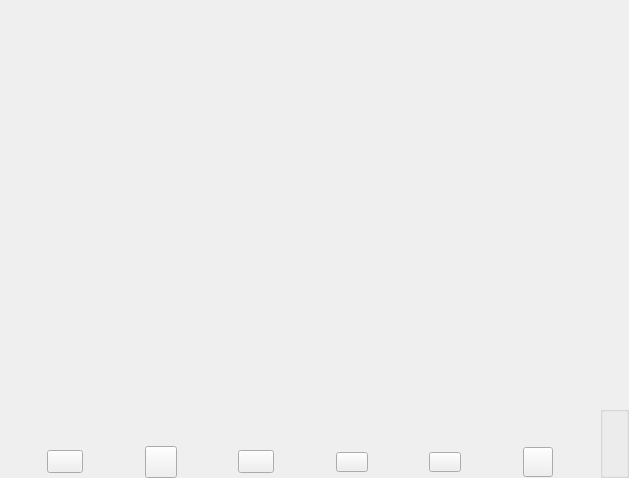
<?xml version="1.0" encoding="UTF-8"?>
<ui version="4.0">
 <class>CallGui</class>
 <widget class="QWidget" name="CallGui">
  <property name="geometry">
   <rect>
    <x>0</x>
    <y>0</y>
    <width>629</width>
    <height>478</height>
   </rect>
  </property>
  <property name="windowTitle">
   <string>MainWindow</string>
  </property>
  <property name="locale">
   <locale language="English" country="UnitedStates"/>
  </property>
  <layout class="QHBoxLayout" name="horizontalLayout">
   <property name="spacing">
    <number>0</number>
   </property>
   <property name="leftMargin">
    <number>0</number>
   </property>
   <property name="topMargin">
    <number>0</number>
   </property>
   <property name="rightMargin">
    <number>0</number>
   </property>
   <property name="bottomMargin">
    <number>0</number>
   </property>
   <item>
    <widget class="VideoRendererQt" name="videoRenderer" native="true">
     <property name="sizePolicy">
      <sizepolicy hsizetype="Expanding" vsizetype="Expanding">
       <horstretch>0</horstretch>
       <verstretch>0</verstretch>
      </sizepolicy>
     </property>
     <property name="minimumSize">
      <size>
       <width>320</width>
       <height>240</height>
      </size>
     </property>
     <property name="baseSize">
      <size>
       <width>0</width>
       <height>0</height>
      </size>
     </property>
     <property name="layoutDirection">
      <enum>Qt::LeftToRight</enum>
     </property>
     <layout class="QVBoxLayout" name="verticalLayout" stretch="1,0">
      <property name="spacing">
       <number>0</number>
      </property>
      <property name="leftMargin">
       <number>0</number>
      </property>
      <property name="topMargin">
       <number>0</number>
      </property>
      <property name="rightMargin">
       <number>0</number>
      </property>
      <property name="bottomMargin">
       <number>0</number>
      </property>
      <item>
       <spacer name="verticalSpacer">
        <property name="orientation">
         <enum>Qt::Vertical</enum>
        </property>
        <property name="sizeHint" stdset="0">
         <size>
          <width>20</width>
          <height>40</height>
         </size>
        </property>
       </spacer>
      </item>
      <item>
       <widget class="QWidget" name="bottomPanel" native="true">
        <property name="sizePolicy">
         <sizepolicy hsizetype="Expanding" vsizetype="Expanding">
          <horstretch>0</horstretch>
          <verstretch>0</verstretch>
         </sizepolicy>
        </property>
        <layout class="QHBoxLayout" name="horizontalLayout_4" stretch="1,0">
         <property name="spacing">
          <number>0</number>
         </property>
         <property name="leftMargin">
          <number>0</number>
         </property>
         <property name="topMargin">
          <number>0</number>
         </property>
         <property name="rightMargin">
          <number>0</number>
         </property>
         <property name="bottomMargin">
          <number>0</number>
         </property>
         <item>
          <layout class="QVBoxLayout" name="verticalLayout_3" stretch="1,0">
           <property name="spacing">
            <number>0</number>
           </property>
           <item>
            <spacer name="verticalSpacer_2">
             <property name="orientation">
              <enum>Qt::Vertical</enum>
             </property>
             <property name="sizeType">
              <enum>QSizePolicy::Ignored</enum>
             </property>
             <property name="sizeHint" stdset="0">
              <size>
               <width>20</width>
               <height>40</height>
              </size>
             </property>
            </spacer>
           </item>
           <item>
            <layout class="QHBoxLayout" name="buttonsLayout">
             <property name="spacing">
              <number>20</number>
             </property>
             <property name="sizeConstraint">
              <enum>QLayout::SetDefaultConstraint</enum>
             </property>
             <property name="leftMargin">
              <number>6</number>
             </property>
             <property name="rightMargin">
              <number>6</number>
             </property>
             <item>
              <spacer name="horizontalSpacer_5">
               <property name="orientation">
                <enum>Qt::Horizontal</enum>
               </property>
               <property name="sizeHint" stdset="0">
                <size>
                 <width>40</width>
                 <height>20</height>
                </size>
               </property>
              </spacer>
             </item>
             <item>
              <widget class="QToolButton" name="mShowChatBtn">
               <property name="minimumSize">
                <size>
                 <width>36</width>
                 <height>20</height>
                </size>
               </property>
               <property name="styleSheet">
                <string notr="true">QToolButton
{
border-image: url(':/viewchat.svg');
}
QToolButton:hover
{
border-image: url(':/viewchat-hover.svg');
}</string>
               </property>
               <property name="text">
                <string/>
               </property>
              </widget>
             </item>
             <item>
              <spacer name="horizontalSpacer">
               <property name="orientation">
                <enum>Qt::Horizontal</enum>
               </property>
               <property name="sizeHint" stdset="0">
                <size>
                 <width>40</width>
                 <height>20</height>
                </size>
               </property>
              </spacer>
             </item>
             <item>
              <widget class="QToolButton" name="mMuteMicChk">
               <property name="minimumSize">
                <size>
                 <width>32</width>
                 <height>32</height>
                </size>
               </property>
               <property name="styleSheet">
                <string notr="true">QToolButton
{
border-image: url(':/mic.svg');
}
QToolButton:hover
{
border-image: url(':/mic-hover.svg');
}
QToolButton:checked
{
border-image: url(':/mic-mute.svg');
}
QToolButton:checked:hover
{
border-image: url(':/mic-mute-hover.svg');
}</string>
               </property>
               <property name="text">
                <string/>
               </property>
               <property name="checkable">
                <bool>true</bool>
               </property>
              </widget>
             </item>
             <item>
              <spacer name="horizontalSpacer_2">
               <property name="orientation">
                <enum>Qt::Horizontal</enum>
               </property>
               <property name="sizeHint" stdset="0">
                <size>
                 <width>40</width>
                 <height>20</height>
                </size>
               </property>
              </spacer>
             </item>
             <item>
              <widget class="QToolButton" name="mMuteCamChk">
               <property name="sizePolicy">
                <sizepolicy hsizetype="Fixed" vsizetype="Fixed">
                 <horstretch>0</horstretch>
                 <verstretch>0</verstretch>
                </sizepolicy>
               </property>
               <property name="minimumSize">
                <size>
                 <width>36</width>
                 <height>20</height>
                </size>
               </property>
               <property name="autoFillBackground">
                <bool>false</bool>
               </property>
               <property name="styleSheet">
                <string notr="true">QToolButton
{
border-image: url(':/camera.svg');
}
QToolButton:hover
{
border-image: url(':/camera-hover.svg');
}
QToolButton:checked
{
border-image: url(':/camera-disable.svg');
}
QToolButton:checked:hover
{
border-image: url(':/camera-disable-hover.svg');
}</string>
               </property>
               <property name="text">
                <string/>
               </property>
               <property name="checkable">
                <bool>true</bool>
               </property>
               <property name="checked">
                <bool>false</bool>
               </property>
              </widget>
             </item>
             <item>
              <spacer name="horizontalSpacer_3">
               <property name="orientation">
                <enum>Qt::Horizontal</enum>
               </property>
               <property name="sizeHint" stdset="0">
                <size>
                 <width>40</width>
                 <height>20</height>
                </size>
               </property>
              </spacer>
             </item>
             <item>
              <widget class="QToolButton" name="mHupBtn">
               <property name="sizePolicy">
                <sizepolicy hsizetype="Fixed" vsizetype="Expanding">
                 <horstretch>0</horstretch>
                 <verstretch>0</verstretch>
                </sizepolicy>
               </property>
               <property name="minimumSize">
                <size>
                 <width>32</width>
                 <height>20</height>
                </size>
               </property>
               <property name="maximumSize">
                <size>
                 <width>36</width>
                 <height>20</height>
                </size>
               </property>
               <property name="sizeIncrement">
                <size>
                 <width>0</width>
                 <height>0</height>
                </size>
               </property>
               <property name="autoFillBackground">
                <bool>false</bool>
               </property>
               <property name="styleSheet">
                <string notr="true">QToolButton
{
border-image: url(':/hangup.svg');
}
QToolButton:hover
{
border-image: url(':/hangup-hover.svg');
}</string>
               </property>
               <property name="text">
                <string/>
               </property>
               <property name="iconSize">
                <size>
                 <width>0</width>
                 <height>0</height>
                </size>
               </property>
              </widget>
             </item>
             <item>
              <spacer name="horizontalSpacer_4">
               <property name="orientation">
                <enum>Qt::Horizontal</enum>
               </property>
               <property name="sizeHint" stdset="0">
                <size>
                 <width>40</width>
                 <height>20</height>
                </size>
               </property>
              </spacer>
             </item>
             <item>
              <widget class="QToolButton" name="mAnswBtn">
               <property name="sizePolicy">
                <sizepolicy hsizetype="Fixed" vsizetype="Expanding">
                 <horstretch>0</horstretch>
                 <verstretch>0</verstretch>
                </sizepolicy>
               </property>
               <property name="minimumSize">
                <size>
                 <width>32</width>
                 <height>20</height>
                </size>
               </property>
               <property name="maximumSize">
                <size>
                 <width>36</width>
                 <height>20</height>
                </size>
               </property>
               <property name="sizeIncrement">
                <size>
                 <width>0</width>
                 <height>0</height>
                </size>
               </property>
               <property name="autoFillBackground">
                <bool>false</bool>
               </property>
               <property name="styleSheet">
                <string notr="true">QToolButton
{
border-image: url(':/audiocall.svg');
}
QToolButton:hover
{
border-image: url(':/audiocall-hover.svg');
}</string>
               </property>
               <property name="text">
                <string/>
               </property>
               <property name="iconSize">
                <size>
                 <width>0</width>
                 <height>0</height>
                </size>
               </property>
              </widget>
             </item>
             <item>
              <spacer name="horizontalSpacer_5">
               <property name="orientation">
                <enum>Qt::Horizontal</enum>
               </property>
               <property name="sizeHint" stdset="0">
                <size>
                 <width>40</width>
                 <height>20</height>
                </size>
               </property>
              </spacer>
             </item>
             <item>
              <widget class="QToolButton" name="mFullScreenChk">
               <property name="minimumSize">
                <size>
                 <width>30</width>
                 <height>30</height>
                </size>
               </property>
               <property name="styleSheet">
                <string notr="true">QToolButton
{
border-image: url(':/fullscreen.svg');
}
QToolButton:hover
{
border-image: url(':/fullscreen-hover.svg');
}</string>
               </property>
               <property name="text">
                <string/>
               </property>
              </widget>
             </item>
             <item>
              <spacer name="horizontalSpacer_6">
               <property name="orientation">
                <enum>Qt::Horizontal</enum>
               </property>
               <property name="sizeHint" stdset="0">
                <size>
                 <width>40</width>
                 <height>20</height>
                </size>
               </property>
              </spacer>
             </item>
            </layout>
           </item>
          </layout>
         </item>
         <item>
          <widget class="QGroupBox" name="localBox">
           <property name="sizePolicy">
            <sizepolicy hsizetype="Expanding" vsizetype="Expanding">
             <horstretch>0</horstretch>
             <verstretch>0</verstretch>
            </sizepolicy>
           </property>
           <property name="minimumSize">
            <size>
             <width>0</width>
             <height>0</height>
            </size>
           </property>
           <property name="maximumSize">
            <size>
             <width>16777215</width>
             <height>16777215</height>
            </size>
           </property>
           <property name="title">
            <string/>
           </property>
           <property name="alignment">
            <set>Qt::AlignLeading|Qt::AlignLeft|Qt::AlignVCenter</set>
           </property>
           <layout class="QVBoxLayout" name="verticalLayout_5" stretch="0">
            <property name="spacing">
             <number>0</number>
            </property>
            <property name="leftMargin">
             <number>0</number>
            </property>
            <property name="topMargin">
             <number>0</number>
            </property>
            <property name="rightMargin">
             <number>0</number>
            </property>
            <property name="bottomMargin">
             <number>0</number>
            </property>
            <item>
             <spacer name="verticalSpacer_3">
              <property name="orientation">
               <enum>Qt::Vertical</enum>
              </property>
              <property name="sizeType">
               <enum>QSizePolicy::Minimum</enum>
              </property>
              <property name="sizeHint" stdset="0">
               <size>
                <width>1</width>
                <height>1</height>
               </size>
              </property>
             </spacer>
            </item>
           </layout>
          </widget>
         </item>
        </layout>
       </widget>
      </item>
     </layout>
    </widget>
   </item>
  </layout>
 </widget>
 <layoutdefault spacing="6" margin="11"/>
 <customwidgets>
  <customwidget>
   <class>VideoRendererQt</class>
   <extends>QWidget</extends>
   <header>videoRenderer_Qt.h</header>
   <container>1</container>
  </customwidget>
 </customwidgets>
 <resources/>
 <connections/>
 <slots>
  <slot>buttonPushed()</slot>
  <slot>inviteButtonPushed()</slot>
  <slot>sendButtonPushed()</slot>
  <slot>leaveButtonPushed()</slot>
  <slot>onAudioInSelected()</slot>
  <slot>onVideoInSelected()</slot>
 </slots>
</ui>
